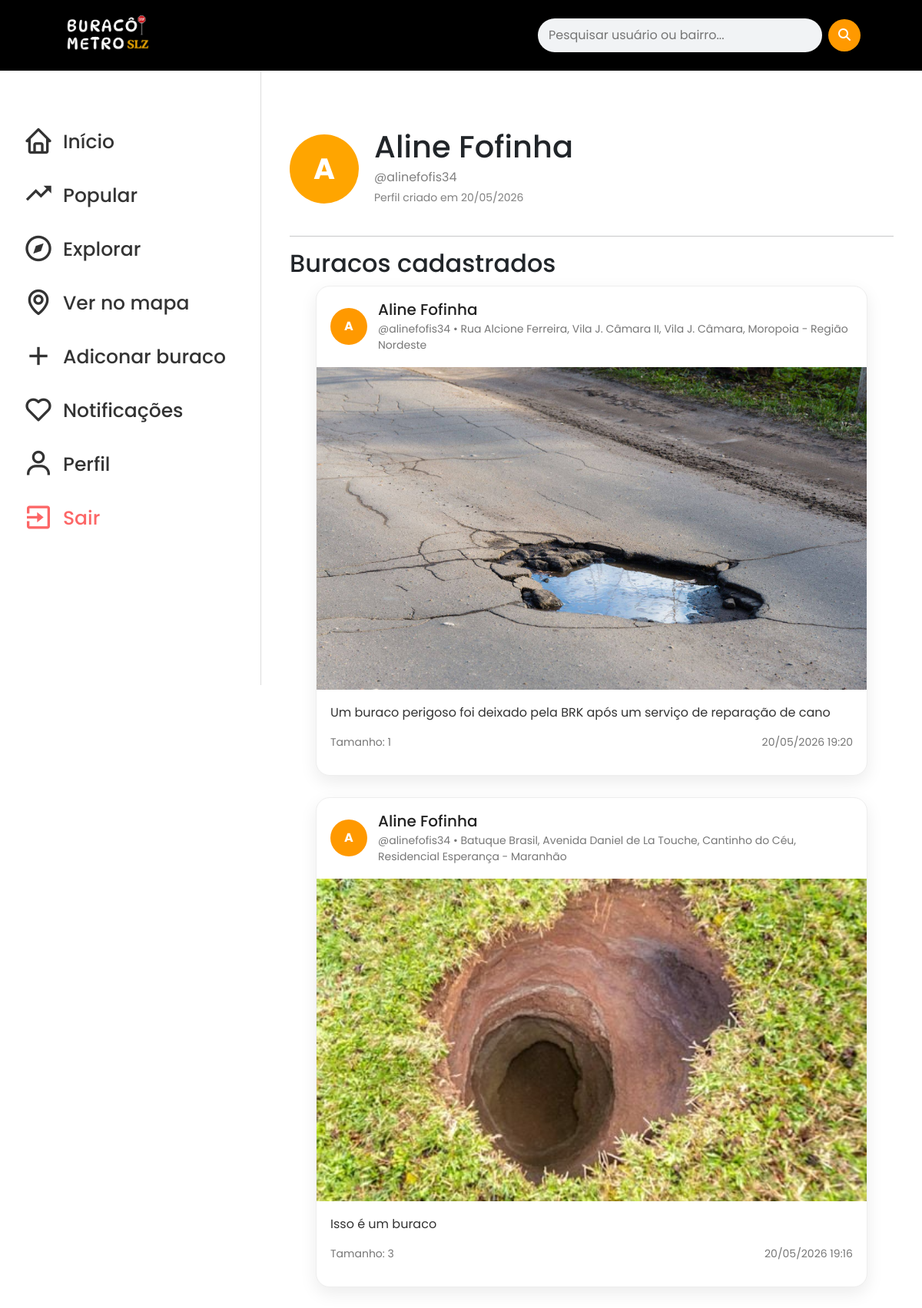
The app's page /perfil/alinefofis34/ (signed in), older data.
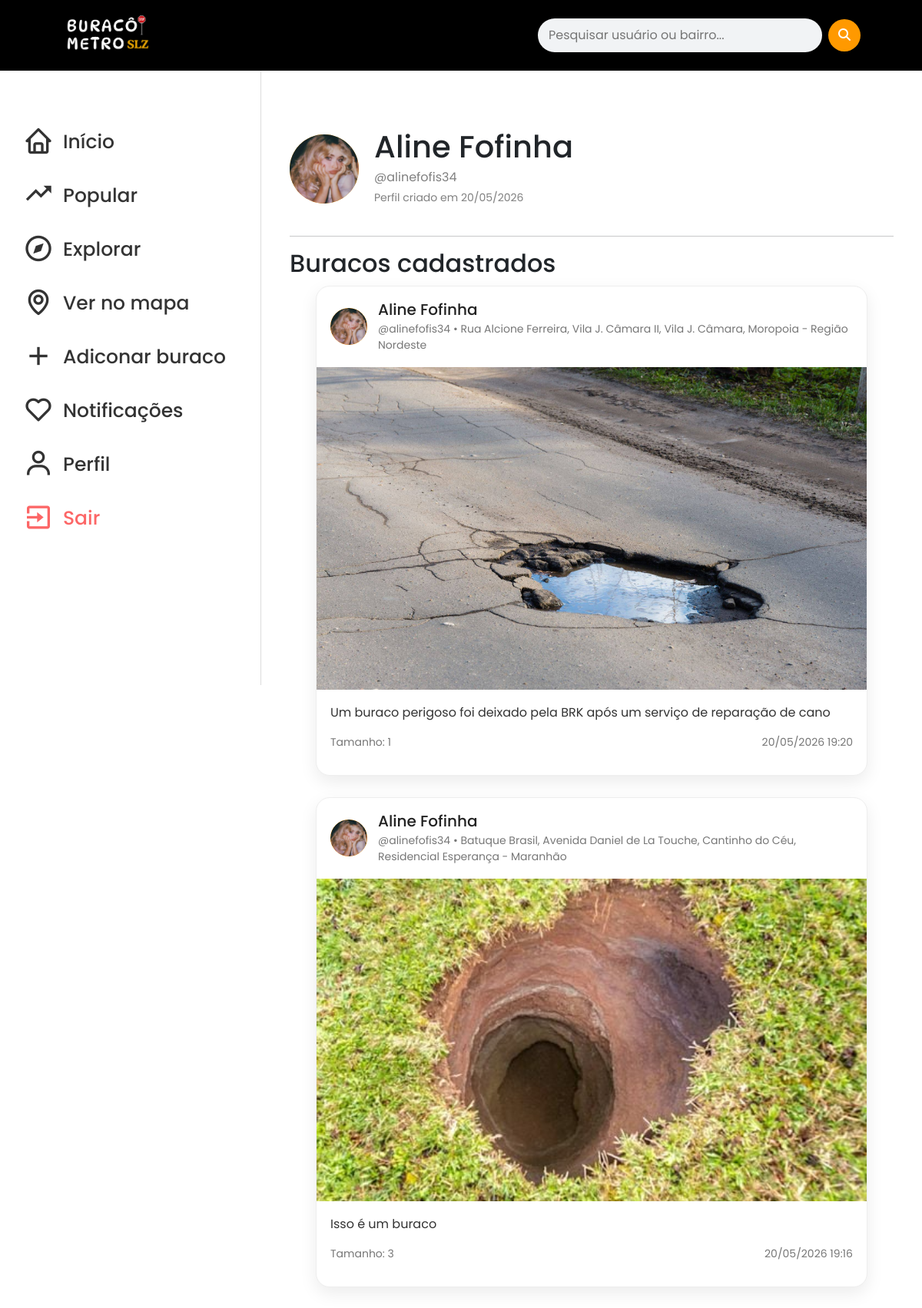
The same page, newer data.
### usuarios/models.py (models this page shows, shortened)
class CustomUser(AbstractUser):
    date_of_birth = models.DateField(null=True, blank=True)
    name = models.CharField(max_length=255, null=True, blank=True)
    foto = models.ImageField(upload_to='perfis/', null=True, blank=True)
    objects = UserManager()

### buracos/models.py (models this page shows, shortened)
class Buraco(models.Model):
    titulo = models.CharField(max_length=255)
    descricao = models.TextField()
    local = models.CharField(max_length=255)
    endereco = models.CharField(max_length=255)
    url_imagem = models.URLField()
    tamanho = models.SmallIntegerField(default=1)
    data_atual = models.DateTimeField(auto_now_add=True)
    created_at = models.DateTimeField(auto_now_add=True)  # Data e hora de criação (preenchido automaticamente)
    updated_at = models.DateTimeField(auto_now=True)  # Data e hora de última atualização (atualizado automaticamente)
    usuario = models.ForeignKey(settings.AUTH_USER_MODEL, on_delete=models.CASCADE, null=True, blank=True)

### usuarios/views.py (the view)
# urls.py: path('perfil/<str:username>/', perfilPublicoView, name='perfilPublicoView'),
def perfilPublicoView(request, username):
    usuario_perfil = get_object_or_404(CustomUser, username=username)
    buracos = Buraco.objects.filter(usuario=usuario_perfil).order_by('-created_at')
    return render(request, 'usuarios/perfil_publico.html', {
        'usuario_perfil': usuario_perfil,
        'buracos': buracos,
    })

### usuarios/templates/usuarios/perfil_publico.html (shortened to what this page needs)
{% extends 'principal/principal.html' %}
{% load static %}
{% block content %}
<div class="perfil-container">
    <div class="perfil-header">
        <div class="perfil-avatar">
            {% if usuario_perfil.foto %}
                <img src="{{ usuario_perfil.foto.url }}" alt="Foto de perfil">
            {% else %}
                {{ usuario_perfil.username|slice:":1"|upper }}
            {% endif %}
        </div>
        <div class="perfil-info">
            <h1>
                {{ usuario_perfil.name|default:usuario_perfil.username }}
            </h1>
            <p>
                @{{ usuario_perfil.username }}
                <p class="perfil-data">
                    Perfil criado em {{ usuario_perfil.date_joined|date:"d/m/Y" }}
                </p>
            </p>
        </div>
    </div>
    <hr>
    <h2 class="perfil-subtitle">
        Buracos cadastrados
    </h2>
    <div class="feed-container">
        {% for buraco in buracos %}
            <div class="post-card">
                <div class="post-header">
                    <div class="avatar">
                        {% if usuario_perfil.foto %}
                            <img src="{{ usuario_perfil.foto.url }}" alt="Foto de perfil">
                        {% else %}
                            {{ usuario_perfil.username|slice:":1"|upper }}
                        {% endif %}
                    </div>
                    <div>
                        <h2>
                            {{ usuario_perfil.name|default:usuario_perfil.username }}
                        </h2>
                        <p>
                            @{{ usuario_perfil.username }}
                            •
                            {{ buraco.endereco }}
                        </p>
                    </div>
                </div>
                {% if buraco.imagem %}
                    <img class="post-image"
                         src="{{ buraco.imagem.url }}"
                         alt="Imagem do buraco">
                {% elif buraco.url_imagem %}
                    <img class="post-image"
                         src="{% static 'image-users/' %}{{ buraco.url_imagem }}"
                         alt="Imagem do buraco">
                {% endif %}
                <div class="post-body">
                    <p>{{ buraco.descricao }}</p>
                    <div class="post-info">
                        <span>Tamanho: {{ buraco.tamanho }}</span>
                        <span>
                            {{ buraco.created_at|date:"d/m/Y H:i" }}
                        </span>
                    </div>
                </div>
            </div>
        {% empty %}
            <p class="empty-feed">
                Esse usuário ainda não cadastrou buracos.
            </p>
        {% endfor %}
    </div>
</div>
{% endblock %}

### principal/templates/principal/principal.html (shortened to what this page needs)
{% load static %}
<!DOCTYPE html>
<html lang="pt-br">
<head>
    <link href="https://cdn.jsdelivr.net/npm/bootstrap@5.3.3/dist/css/bootstrap.min.css" rel="stylesheet">
    <link rel="stylesheet" href="https://unpkg.com/leaflet/dist/leaflet.css" />
    <link rel="stylesheet" href="{% static 'css/principal.css' %}">
    <link href='https://unpkg.com/boxicons@2.1.4/css/boxicons.min.css' rel='stylesheet'>
</head>
<body>
    <header>
    <img id="logo" src="{% static 'imgs/Nosso buraco.png' %}" alt="Logo do site" class="logo">
    <form class="barra-pesquisa" action="{% url 'pesquisaView' %}" method="get">
        <input
            type="text"
            name="q"
            placeholder="Pesquisar usuário ou bairro..."
        >
        <button type="submit">
            <i class="fa-solid fa-magnifying-glass"></i>
        </button>
    </form>
</header>
    <main>
        <div id="barra-lateral">
            <ul id="lista-botoes">
                <li>
                    <form action="{% url 'inicioView' %}">
                        <button><i class='bx bx-home'></i>
                            <span>Início</span>
                        </button>
                    </form>
                </li>
               <li>
                    <button><i class='bx bx-trending-up'></i>
                        <span>Popular</span>
                    </button>
               </li>
               <li>
                    <form action="{% url 'verBuracosView' %}">
                        <button><i class='bx bx-compass'></i>
                            <span>Explorar</span>
                        </button>
                    </form>
                </li>
                <li>
                    <form action="{% url 'verNoMapaView' %}">
                        <button><i class="bx bx-map"></i>
                            <span>Ver no mapa</span>
                        </button>
                    </form>
                </li>
                <li>
                    <form action="{% url 'cadastrarView' %}">
                        <button><i class='bx bx-plus'></i>
                            <span>Adiconar buraco</span>
                        </button>
                    </form>
                </li>
                <li>
                    <button><i class='bx bx-heart'></i>
                        <span>Notificações</span>
                    </button>
                </li>
                <li>
                    <form action="{% url 'perfilView' %}">
                        <button><i class="bx bx-user"></i>
                            <span>Perfil</span>
                        </button>
                    </form>
                </li>
                <li>
                    <form action="{% url 'deslogar' %}">
                        <button class="sair"><i class="bx bx-exit"></i>
                            <span>Sair</span>
                        </button>
                    </form>
                </li>
            </ul>
        </div>
        <div id="conteudo" class="container">
            {% block content %}{% endblock %}
        </div>
    </main>
</body>
</html>

### paginas/static/paginas/css/principal.css (style rules this page uses)
* { font-family: "Poppins", sans-serif; margin:0; padding: 0; box-sizing: border-box; }
:root { --espacamanto-conteudo: 50px; --body-color:#ffffff; --sidebar-color: #ffffff; --primary-color: #ff9900; --primary-color-light: #f6f5ff; --togle-color:#DDDD; --text-color: #707070; --tran-03: all 0.2s ease; --tran-03: all 0.3s ease; --tran-04: all 0.4s ease; --tran-05: all 0.5s ease; }
header { background-color: black; padding: 15px 80px; display: flex; justify-content: space-between; align-items: center; }
header #logo { max-width: 120px; }
main { display: flex; min-height: 100vh; }
body { height: 100vh; background-color: var(--body-color); }
main #barra-lateral { position: sticky; top: 0; width: 340px; height: 100vh; background-color: #ffffff; border-right: 1px solid #ddd; padding: 60px 12px; color: #222; overflow-y: auto; }
main #barra-lateral #lista-botoes { list-style: none; padding: 0; margin: 0; }
main #barra-lateral #lista-botoes li { width: 100%; }
main #barra-lateral #lista-botoes button { width: 100%; display: flex; align-items: center; justify-content: flex-start; gap: 12px; padding: 12px 18px; margin-bottom: 6px; border: none; border-radius: 10px; background-color: transparent; color: #333; text-align: left; font-size: 25px; font-weight: 500; cursor: pointer; transition: 0.2s; }
main #barra-lateral #lista-botoes .sair { color:rgba(252, 88, 88, 0.918); }
main #barra-lateral #lista-botoes i { font-size: 40px; }
main #conteudo { flex: 1; padding-top: var(--espacamanto-conteudo); }
.feed-container { max-width: 720px; margin: 0 auto; padding: 1px; }
.post-card { background-color: white; border-radius: 18px; margin-bottom: 28px; box-shadow: 0 8px 22px rgba(0, 0, 0, 0.08); overflow: hidden; border: 1px solid #eee; }
.post-header { display: flex; align-items: center; gap: 14px; padding: 18px; }
.avatar { width: 48px; height: 48px; min-width: 48px; min-height: 48px; flex-shrink: 0; background-color: #ff9900; color: white; font-weight: bold; border-radius: 50%; display: flex; align-items: center; justify-content: center; overflow: hidden; }
.post-header h2 { margin: 0; font-size: 20px; color: #222; }
.post-header p { margin: 3px 0 0; color: #777; font-size: 14px; }
.post-image { width: 100%; max-height: 420px; object-fit: cover; display: block; }
.post-body { padding: 18px; }
.post-body p { font-size: 16px; color: #333; }
.post-info { display: flex; justify-content: space-between; color: #777; font-size: 14px; margin: 14px 0; }
.perfil-container { max-width: 850px; margin: 0 auto; padding: 25px; }
.perfil-header { display: flex; align-items: center; gap: 20px; margin-bottom: 35px; }
.perfil-avatar { width: 90px; height: 90px; border-radius: 50%; background-color: orange; color: white; display: flex; align-items: center; justify-content: center; font-size: 38px; font-weight: bold; }
.perfil-header h1 { margin: 0; }
.perfil-header p { color: gray; margin: 4px 0; }
.barra-pesquisa { display: flex; align-items: center; gap: 8px; width: 420px; max-width: 50%; }
.barra-pesquisa input { width: 100%; padding: 10px 14px; border: none; border-radius: 999px; outline: none; background-color: #f1f3f5; }
.barra-pesquisa button { width: 42px; height: 42px; flex-shrink: 0; border: none; border-radius: 50%; background-color: var(--primary-color); color: white; cursor: pointer; }
.perfil-avatar img, .avatar img { width: 100%; height: 100%; object-fit: cover; border-radius: 50%; }
.avatar img { width: 100%; height: 100%; object-fit: cover; border-radius: 50%; }
.perfil-data { color: #777; font-size: 14px; margin-top: 4px; }

Row changes from the older to the newer data that the page shows:
changed CustomUser "Aline Fofinha": foto: picture added; username "A" → (not shown)
changed through a linked row, Buraco "Um buraco perigoso foi deixado pela BRK após um serviço de reparação de cano": foto: picture added
changed through a linked row, Buraco "Isso é um buraco": foto: picture added
